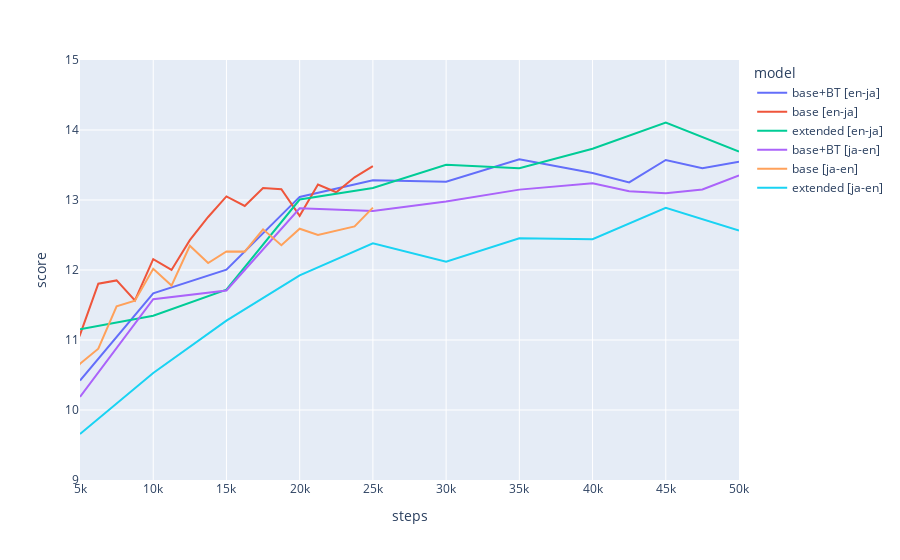

Here is the notebook cell this chart was saved with:
### Markdown cell above
#### mBART

### Code cell
px.line(
    convert_to_df_1(load_scores("flores_dev.json")), 
    x="steps", y="score", color="model", range_x=(5000, 50000), range_y=(9, 15)
)

### Figure 1 — Plotly figure (JSON) as saved in the notebook; plotly's stock layout.template omitted (floating-point values rounded to 4 significant figures)
{"data": [{"hovertemplate": "model=base+BT [en-ja]<br>steps=%{x}<br>score=%{y}<extra></extra>", "legendgroup": "base+BT [en-ja]", "line": {"color": "#636efa", "dash": "solid"}, "marker": {"symbol": "circle"}, "mode": "lines", "name": "base+BT [en-ja]", "orientation": "v", "showlegend": true, "type": "scatter", "x": [5000, 10000, 15000, 20000, 25000, 30000, 35000, 40000, 42500, 45000, 47500, 50000], "xaxis": "x", "y": [10.42, 11.67, 12.0, 13.04, 13.28, 13.26, 13.58, 13.39, 13.25, 13.57, 13.46, 13.55], "yaxis": "y"}, {"hovertemplate": "model=base [en-ja]<br>steps=%{x}<br>score=%{y}<extra></extra>", "legendgroup": "base [en-ja]", "line": {"color": "#EF553B", "dash": "solid"}, "marker": {"symbol": "circle"}, "mode": "lines", "name": "base [en-ja]", "orientation": "v", "showlegend": true, "type": "scatter", "x": [1250, 2500, 3750, 5000, 6250, 7500, 8750, 10000, 11250, 12500, 13750, 15000, 16250, 17500, 18750, 20000, 21250, 22500, 23750, 25000], "xaxis": "x", "y": [12.04, 9.481, 10.47, 11.07, 11.8, 11.85, 11.57, 12.16, 12.0, 12.43, 12.76, 13.05, 12.91, 13.17, 13.16, 12.77, 13.22, 13.11, 13.32, 13.48], "yaxis": "y"}, {"hovertemplate": "model=extended [en-ja]<br>steps=%{x}<br>score=%{y}<extra></extra>", "legendgroup": "extended [en-ja]", "line": {"color": "#00cc96", "dash": "solid"}, "marker": {"symbol": "circle"}, "mode": "lines", "name": "extended [en-ja]", "orientation": "v", "showlegend": true, "type": "scatter", "x": [5000, 10000, 15000, 20000, 25000, 30000, 35000, 40000, 45000, 50000], "xaxis": "x", "y": [11.15, 11.35, 11.72, 13.01, 13.17, 13.5, 13.45, 13.73, 14.1, 13.69], "yaxis": "y"}, {"hovertemplate": "model=base+BT [ja-en]<br>steps=%{x}<br>score=%{y}<extra></extra>", "legendgroup": "base+BT [ja-en]", "line": {"color": "#ab63fa", "dash": "solid"}, "marker": {"symbol": "circle"}, "mode": "lines", "name": "base+BT [ja-en]", "orientation": "v", "showlegend": true, "type": "scatter", "x": [5000, 10000, 15000, 20000, 25000, 30000, 35000, 40000, 42500, 45000, 47500, 50000], "xaxis": "x", "y": [10.19, 11.58, 11.71, 12.88, 12.84, 12.98, 13.15, 13.24, 13.13, 13.1, 13.15, 13.35], "yaxis": "y"}, {"hovertemplate": "model=base [ja-en]<br>steps=%{x}<br>score=%{y}<extra></extra>", "legendgroup": "base [ja-en]", "line": {"color": "#FFA15A", "dash": "solid"}, "marker": {"symbol": "circle"}, "mode": "lines", "name": "base [ja-en]", "orientation": "v", "showlegend": true, "type": "scatter", "x": [1250, 2500, 3750, 5000, 6250, 7500, 8750, 10000, 11250, 12500, 13750, 15000, 16250, 17500, 18750, 20000, 21250, 22500, 23750, 25000], "xaxis": "x", "y": [3.221e-10, 8.659, 10.3, 10.66, 10.88, 11.48, 11.56, 12.02, 11.78, 12.35, 12.1, 12.27, 12.26, 12.58, 12.35, 12.59, 12.5, 12.56, 12.62, 12.89], "yaxis": "y"}, {"hovertemplate": "model=extended [ja-en]<br>steps=%{x}<br>score=%{y}<extra></extra>", "legendgroup": "extended [ja-en]", "line": {"color": "#19d3f3", "dash": "solid"}, "marker": {"symbol": "circle"}, "mode": "lines", "name": "extended [ja-en]", "orientation": "v", "showlegend": true, "type": "scatter", "x": [5000, 10000, 15000, 20000, 25000, 30000, 35000, 40000, 45000, 50000], "xaxis": "x", "y": [9.656, 10.53, 11.28, 11.92, 12.38, 12.12, 12.45, 12.44, 12.89, 12.57], "yaxis": "y"}], "layout": {"legend": {"title": {"text": "model"}, "tracegroupgap": 0}, "margin": {"t": 60}, "xaxis": {"anchor": "y", "domain": [0, 1], "range": [5000, 50000], "title": {"text": "steps"}}, "yaxis": {"anchor": "x", "domain": [0, 1], "range": [9, 15], "title": {"text": "score"}}}}
